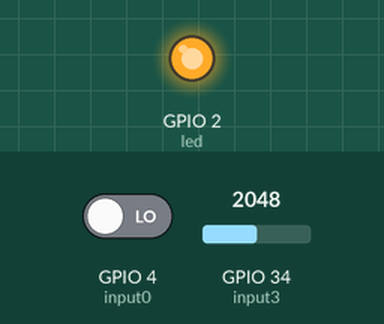
Recording of a sketch running on a simulated ESP32. Parts: output pins drawn as LEDs (lit = HIGH). The test bench sets the inputs (shaded band); at power-on: GPIO 4 (input0) LOW, GPIO 34 (input3) = 2048. WiFi joins after 1.5 s; servers stay silent unless stated; uploads are accepted with an empty reply; what the sketch prints to the serial monitor is not drawn.

Above: at 7.2 s.
At 15.1 s:
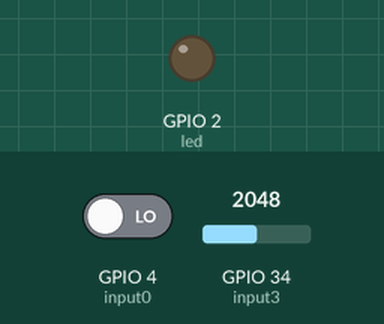
Timing chart, 0 to 24.1 s (numbered marks = the images above):
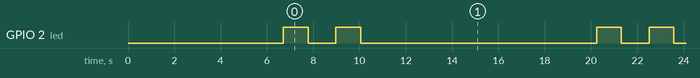

The sketch:

esp32datalogger.ino
```cpp
#include "defines.h"
#include <WiFi.h>

void setup()
{
    Serial.begin(115200);
    delay(10);

    pinMode(led, OUTPUT);
    pinMode(input0, INPUT);

    // We start by connecting to a WiFi network

    Serial.print("Connecting to ");
    Serial.println(ssid);

    WiFi.begin(ssid, password);

    while (WiFi.status() != WL_CONNECTED) {
        delay(500);
        Serial.print(".");
    }

    Serial.println("WiFi connected");
    Serial.println("IP address: ");
    Serial.println(WiFi.localIP());
    delay(5000);
}

void wifiReq(int sensorid, int val) {
    WiFiClient client;
    const int httpPort = 80;
    if (!client.connect(host, httpPort)) {
        Serial.println("connection failed");
        return;
    }

    String url = "/datalogger/storedata.php";
    url += "?unit=ff-ff-ff-22-33-44&sensor=";
    url += sensorid;
    url += "&value=";
    url += val;

    ledOn();

    Serial.print("Requesting URL: ");
    Serial.println(url);

    client.print(String("GET ") + url + " HTTP/1.1\r\n" +
                 "Host: " + host + "\r\n" +
                 "Connection: close\r\n\r\n");
    unsigned long timeout = millis();
    while (client.available() == 0) {
        if (millis() - timeout > 5000) {
            Serial.println(">>> Client Timeout !");
            client.stop();
            return;
        }
    }

    while(client.available()) {
        String line = client.readStringUntil('\r');
        //Serial.print(line);
    }

    ledOff();
}

void loop()
{
    val0=digitalRead(input0);
    digitalWrite(led,val0);
    val3=analogRead(input3);
    Serial.print("Analog val: ");
    Serial.print(val3);
    Serial.print(" Digital val: ");
    Serial.println(val0);

    wifiReq(0,val0);
    delay(1000);
    wifiReq(1,val3);
    delay(10000);
}

void ledOn() {
      digitalWrite(led,HIGH);
}

void ledOff() {
      digitalWrite(led,LOW);
}
```

defines.h
```cpp
#define input0 4 //GPIO04, ADC10
#define input1 2 //GPIO02, ADC12
#define input2 15 //GIPO15, ADC13
#define input3 34 //GPIO34, ADC6
#define input4 35 //GPIO35, ADC7
#define input5 32 //GPIO32, ADC4
#define input6 33 //GPIO33, ADC5
#define input7 25 //GPIO25, ADC18
#define input8 26 //GPIO26, ADC19
#define input9 27 //GPIO27, ADC17

#define analogIn 34
#define led 2

const char* ssid     = "ASUS";
const char* password = "76TMQEGEWD";
const char* host = "jdata.dk";

int val0=0;
int val1=0;
int val2=0;
int val3=0;
int val4=0;
int val5=0;
int val6=0;
int val7=0;
int val8=0;
int val9=0;
```

Measured:
- by itself, GPIO 2 (led): repeats every 13.5 s: LOW 1.2 s, HIGH 1.1 s, LOW 10.2 s, HIGH 1.1 s
- by itself, everything shown: repeats every 13.5 s, in 4 steps
